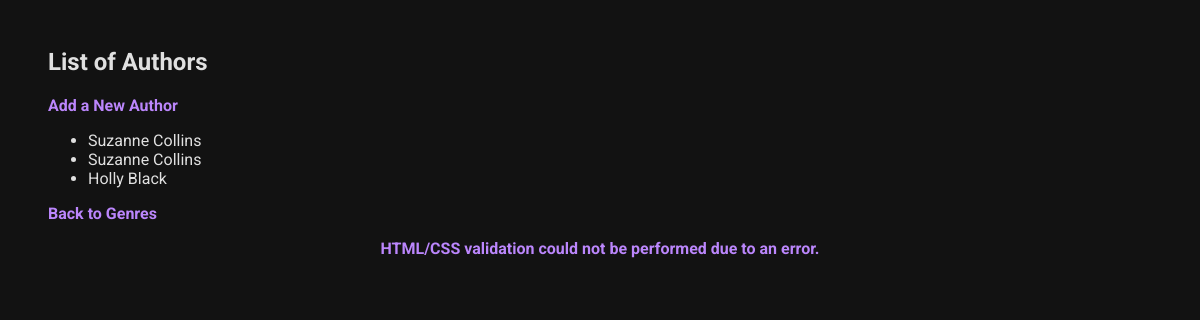
/books/authors/, run on an earlier commit of the app's database.
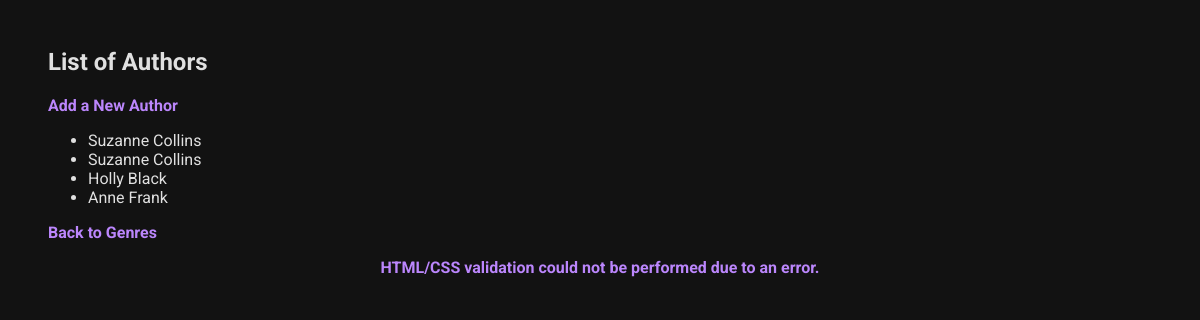
And on a later commit of the database.
### books/models.py (models this page shows, shortened)
class Author(models.Model):
    name = models.CharField(max_length=200)

### books/views.py (the view)
# urls.py: path('authors/', views.AuthorListView.as_view(), name='author_list'),
class AuthorListView(generic.ListView):
    model = Author
    template_name = 'books/author_list.html'
    context_object_name = 'authors'
    fields = '__all__'
    success_url = reverse_lazy("books:genre_list")

### books/templates/books/author_list.html
{% extends 'base.html' %}
{% block content %}
    <h2>List of Authors</h2>
    <a href="{% url 'books:author_create' %}">Add a New Author</a>
    <ul>
        {% for author in authors %}
            <li>{{ author.name }}</li>
        {% endfor %}
    </ul>
    <a href="{% url 'books:genre_list' %}">Back to Genres</a>
{% endblock %}

What changed in the data, as far as the page shows it:
added Author: name "Anne Frank"
